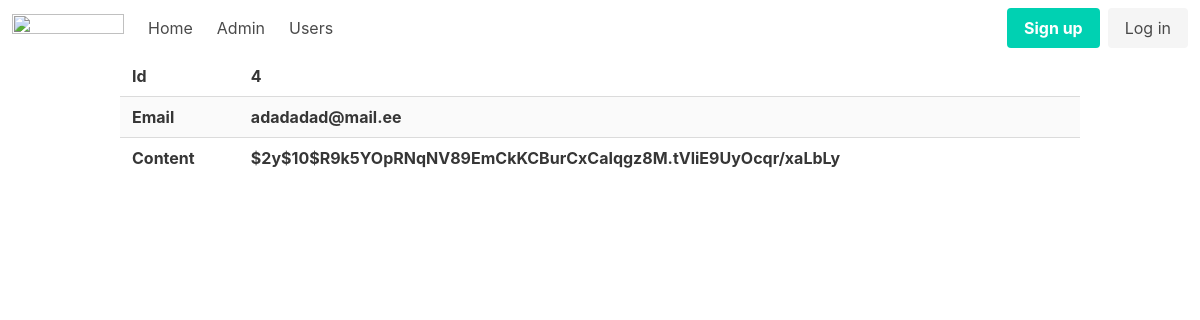
Page /admin/users/view?id=4 on the committed database.
### tables this page shows
CREATE TABLE users
(
    id       integer
        primary key autoincrement,
    email    text not null
        unique,
    password text not null
);

### helpers.php (called while the page is built, shortened)
<?php
function view($viewName , $vars = []){
    extract($vars);
    include __DIR__ . "/views/$viewName.php";
}

### src/Controllers/UserController.php (called while the page is built, shortened)
<?php
class UserController {
public function show(){
    $id = $_GET['id'];
    $user = User::find($id);
    view('users/view', compact('user'));
    }
}

### src/DB.php (called while the page is built, shortened)
<?php
class DB {
    private $conn;
    public function __construct()
    {
        try {
            $this->conn = new PDO("sqlite:db.sqlite");
            $this->conn->setAttribute(PDO::ATTR_ERRMODE, PDO::ERRMODE_EXCEPTION);
          } catch(PDOException $e) {
            echo "Connection failed: " . $e->getMessage();
          }
    }
    public function find($table, $class, $id){
      $stmt = $this->conn->prepare("SELECT  * FROM $table WHERE id=$id");
      $stmt->execute();
$stmt->setFetchMode(PDO::FETCH_CLASS, $class);
return $stmt->fetch();
    }
}

### src/Models/Model.php (called while the page is built, shortened)
<?php
class Model {
public static $table;
public static function find($id){
        $db = new DB();
        return $db->find(static::$table, static::class, $id);
}
    }

### views/users/view.php (the view)
<?php include __DIR__ . '/../partials/header.php'; ?>
<div class="container">
    <table class="table is-striped is-fullwidth">
        <tbody>
            <tr>
                <th>Id</th>
                <th><?=$user->id?></th>
            <tr>
                <th>Email</th>
                <th><?=$user->email?></th>
            </tr>
            <tr>
                <th>Content</th>
                <th><?=$user->password?></th>
            </tr>
        </tbody>
    </table>
</div>
<?php include __DIR__ . '/../partials/footer.php'; ?>

### rows in the picture
users: id "4", email "adadadad@mail.ee", password "$2y$10$R9k5YOpRNqNV89EmCkKCBurCxCaIqgz8M.tVliE9UyOcqr/xaLbLy"
